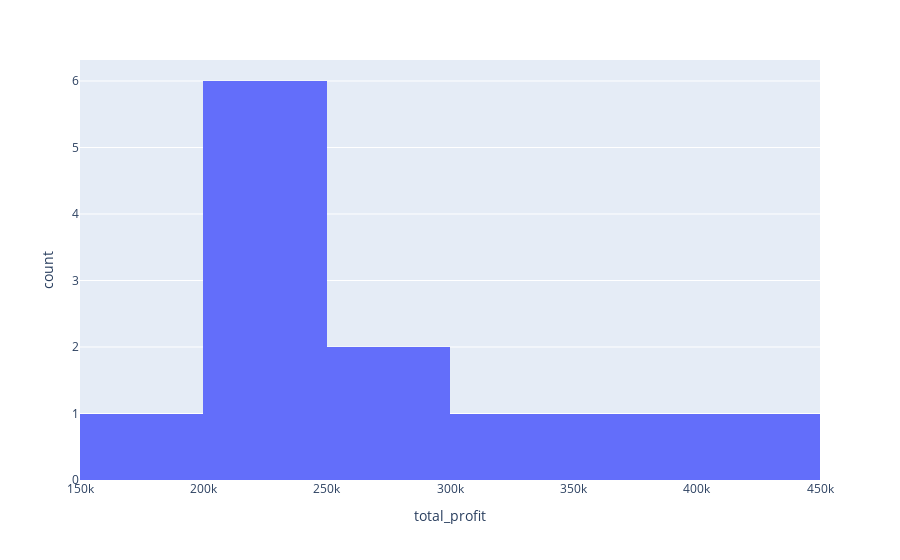

The code cell stored with this chart in its notebook:
### Code cell
fig = px.histogram(sheet, x="total_profit")
fig.show()

### Figure 1 — Plotly figure (JSON) as saved in the notebook; plotly's stock layout.template omitted (floating-point values rounded to 4 significant figures)
{"data": [{"alignmentgroup": "True", "bingroup": "x", "hovertemplate": "total_profit=%{x}<br>count=%{y}<extra></extra>", "legendgroup": "", "marker": {"color": "#636efa", "pattern": {"shape": ""}}, "name": "", "offsetgroup": "", "orientation": "v", "showlegend": false, "type": "histogram", "x": [211000, 183300, 224700, 222700, 209600, 201400, 295500, 361400, 234000, 266700, 412800, 300200], "xaxis": "x", "yaxis": "y"}], "layout": {"autosize": true, "barmode": "relative", "legend": {"tracegroupgap": 0}, "margin": {"t": 60}, "xaxis": {"anchor": "y", "autorange": true, "domain": [0, 1], "range": [150000.0, 450000.0], "title": {"text": "total_profit"}, "type": "linear"}, "yaxis": {"anchor": "x", "autorange": true, "domain": [0, 1], "range": [0, 6.316], "title": {"text": "count"}}}}
